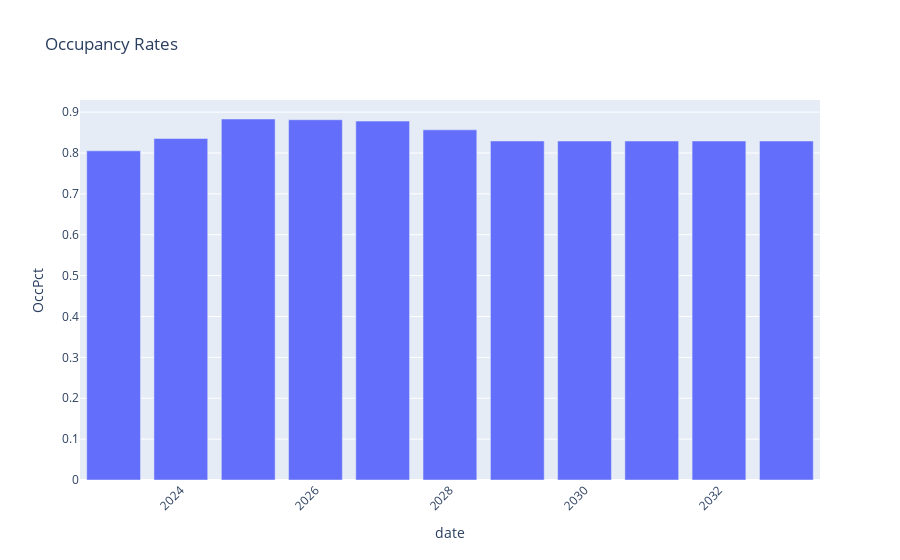

The notebook cell this image was saved under:
### Code cell
# df_sum.to_excel('test1.xlsx')


fig = px.bar(
    df_sum,
    x = 'date',
    y = 'OccPct',
    title = "Occupancy Rates",
)
fig.update_layout(xaxis_tickangle = -45)
fig.show()

### Figure 1 — Plotly figure (JSON) as saved in the notebook; plotly's stock layout.template omitted (floating-point values rounded to 4 significant figures)
{"data": [{"alignmentgroup": "True", "hovertemplate": "date=%{x}<br>OccPct=%{y}<extra></extra>", "legendgroup": "", "marker": {"color": "#636efa", "pattern": {"shape": ""}}, "name": "", "offsetgroup": "", "orientation": "v", "showlegend": false, "textposition": "auto", "type": "bar", "x": ["2022-12-31T00:00:00", "2023-12-31T00:00:00", "2024-12-31T00:00:00", "2025-12-31T00:00:00", "2026-12-31T00:00:00", "2027-12-31T00:00:00", "2028-12-31T00:00:00", "2029-12-31T00:00:00", "2030-12-31T00:00:00", "2031-12-31T00:00:00", "2032-12-31T00:00:00"], "xaxis": "x", "y": [0.8053, 0.8354, 0.8831, 0.8813, 0.8779, 0.8565, 0.8293, 0.8293, 0.8293, 0.8293, 0.8293], "yaxis": "y"}], "layout": {"barmode": "relative", "legend": {"tracegroupgap": 0}, "title": {"text": "Occupancy Rates"}, "xaxis": {"anchor": "y", "domain": [0, 1], "tickangle": -45, "title": {"text": "date"}}, "yaxis": {"anchor": "x", "domain": [0, 1], "title": {"text": "OccPct"}}}}
